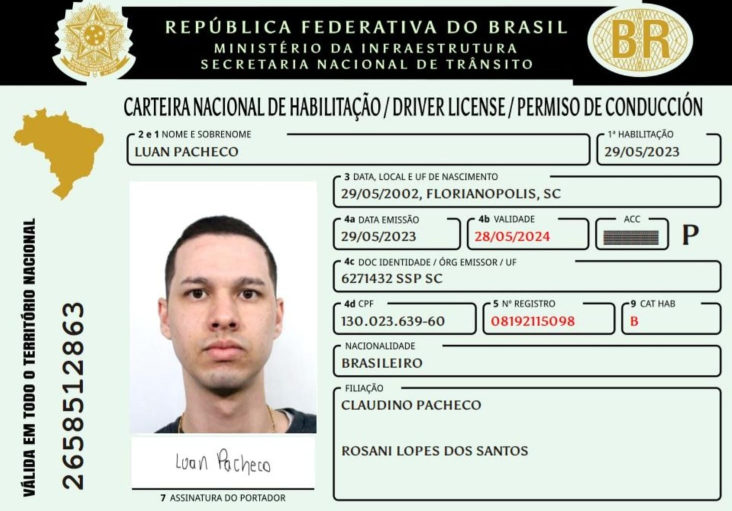
#> input picture BACKEND/data/images/cnh2.jpeg, 1464 x 1021 px, found by its file name (shown at 1/2 size)
$ python main.py
#> lines starting #> are read from the running program, lines starting #| are printed output that depends on the picture; after the words box and inside, x2 and y2 are one past the last pixel; in counts of white or black regions, pixels touching at a corner belong together
### functions/ultilitarios.py
import cv2
import re
import pytesseract

# [33 lines left out: functions mostrar_imagem, filtrar_data_cpf, not called in this run]

def extrair_dados_documento(imagem):
    # Carregar a imagem do documento
#> called with imagem = './/data//images//cnh2.jpeg'
    imagem_documento = cv2.imread(imagem)
#> imagem_documento is the input picture: shape (1021, 1464, 3); mean B, G, R 187.3, 196.4, 191.4

    # Converter a imagem colorida para escala de cinza
    cinza = cv2.cvtColor(imagem_documento, cv2.COLOR_BGR2GRAY)
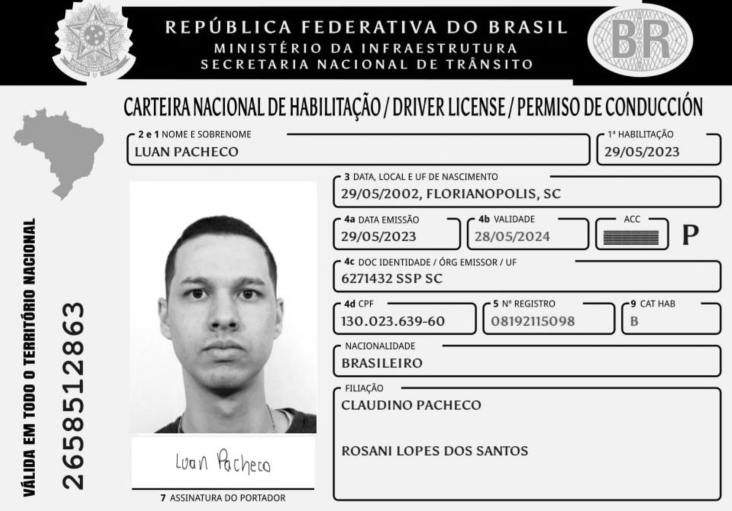
#> cinza: shape (1021, 1464) (shown at 1/2 size); min 0, max 255, mean 193.8
    #mostrar_imagem(cinza, titulo='Imagem em Escala de Cinza')

    # Aplicar limiarização usando o método de Otsu
    limiar = cv2.threshold(cinza, 0, 255, cv2.THRESH_BINARY + cv2.THRESH_OTSU)[1]
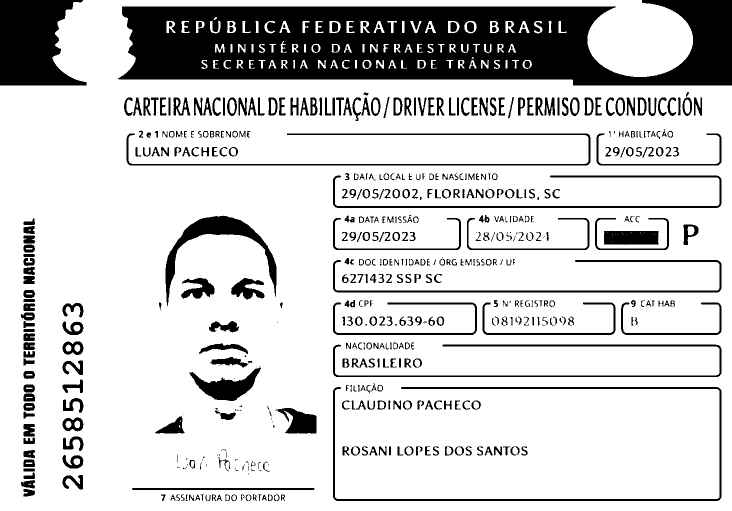
#> limiar: shape (1021, 1464) (shown at 1/2 size); 80.8% white; 578 black regions (90 under 20 px), largest, box (x1, y1, x2, y2) and area: (235, 0, 1464, 171) 144497, (0, 0, 173, 171) 21578, (331, 431, 553, 613) 7519
    #mostrar_imagem(limiar, titulo='Imagem apos Limiarizacao de Otsu')

    # Aplicar limiarização adaptativa usando o método Gaussiano
    umbral = cv2.adaptiveThreshold(limiar, 255, cv2.ADAPTIVE_THRESH_GAUSSIAN_C, cv2.THRESH_BINARY, 55, 25)
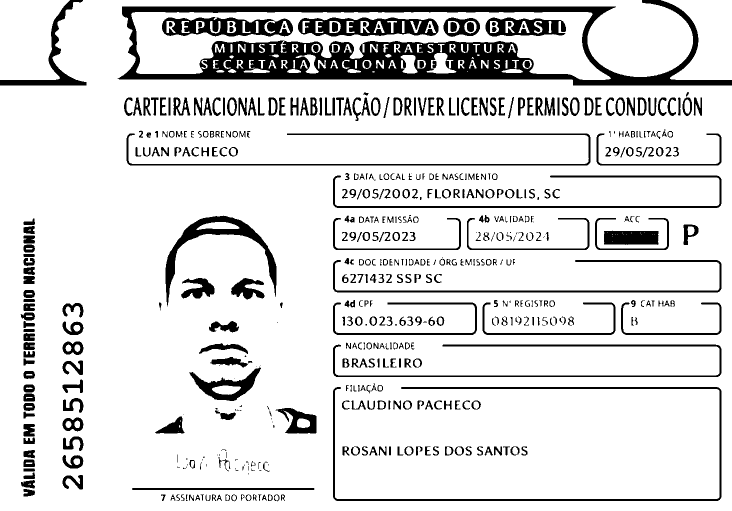
#> umbral: shape (1021, 1464) (shown at 1/2 size); 86.6% white; 583 black regions (90 under 20 px), largest, box (x1, y1, x2, y2) and area: (235, 0, 1464, 171) 60583, (666, 774, 1443, 1002) 7427, (596, 35, 877, 73) 6635
    #mostrar_imagem(umbral, titulo='Imagem após Limiarizacao Adaptativa')

    # Realizar OCR na imagem para extrair texto
    config = "--psm 4"
    texto_extraido = pytesseract.image_to_string(umbral, config=config, lang="por")
    #print(texto_extraido)

    linhas = texto_extraido.split('\n')
    #coment

# Procurar pela linha que contém o campo "Nome e Sobrenome"
    linha_procurada = "2 e 1 NOME E SOBRENOME"
    linha_procurada2 = "— NOME"
    data_procurada = "3 DATA, LOCAL E UF DE NASCIMENTO"
    nome_primeira_habilitacao = None
    data_nascimento = None
    cidade = None
    estado = None

    for linha in linhas:
        if linha_procurada in linha:
        # A próxima linha deve conter o nome desejado
            indice = linhas.index(linha) + 1
            nome_primeira_habilitacao = linhas[indice].split('|')
            print(nome_primeira_habilitacao)
            break
        elif linha_procurada2 in linha:
        # A próxima linha deve conter o nome desejado
            indice = linhas.index(linha) + 1
            nome_primeira_habilitacao = linhas[indice].split("| E")
            break

    for linha in linhas:
        if data_procurada in linha:
        # A próxima linha deve conter o nome desejado
            indice_data = linhas.index(linha) + 1
            dados = linhas[indice_data].split(",")
            data_nascimento = str(dados[0]).replace("|", "")
            cidade = str(dados[1]).replace("|", "")
            estado = str(dados[2]).replace("|", "")
            break

    datas, cpf_cliente, dt_venc = filtrar_data_cpf(texto_extraido)

    return {
        'nome': nome_primeira_habilitacao[0].strip("|") if (nome_primeira_habilitacao is not None) else '',
        'primeiraHabilitacao': nome_primeira_habilitacao[1] if (nome_primeira_habilitacao is not None) else '',
        'cpf': cpf_cliente,
        'nascimento': data_nascimento if (data_nascimento is not None) else 'Carteira sem Data de Nascimento',
        'cidadeNascimento': cidade if (cidade is not None) else 'Cidade não encontrada',
        'estadoNascimento': estado if (estado is not None) else 'Estado não encontrado',
        #'dtVencimentoCnh': datas[1] if dt_venc == None else dt_venc
    }

### main.py
# Importar os módulos necessários
from functions.ultilitarios import extrair_dados_documento
import pytesseract

def main():
    # Definir o caminho para o executável do Tesseract OCR
    pytesseract.pytesseract.tesseract_cmd = r'C:\Program Files\Tesseract-OCR\tesseract.exe'

    # Caminho da imagem
    #imagem_path = ".//data//images//cnh.jpg"
    imagem_path = ".//data//images//cnh2.jpeg"

    # Chamar a função para processar a imagem do documento
    dados_documento = extrair_dados_documento(imagem_path)

    #mostrar dados do documento
    print(dados_documento)

if __name__ == "__main__":
    main()
#> (the call stopped at in extrair_dados_documento, `texto_extraido = pytesseract.image_to_string(umbral, config=config, la..`: pytesseract is not available in this run)

$ run again, with BACKEND/data/images/cnhDigital2.jpg copied over BACKEND/data/images/cnh2.jpeg
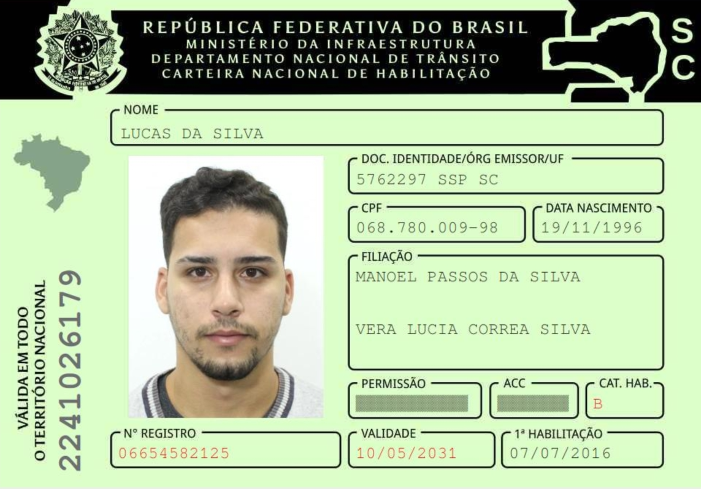
#> input picture BACKEND/data/images/cnhDigital2.jpg, 1401 x 977 px, found by its file name (shown at 1/2 size)
#> in extrair_dados_documento, imagem_documento is the input picture: shape (977, 1401, 3); mean B, G, R 158.5, 193.9, 174.4
#> in extrair_dados_documento, `limiar = cv2.threshold(cinza, 0, 255, cv2.THRESH_BINARY + cv2.THRESH_O..`:
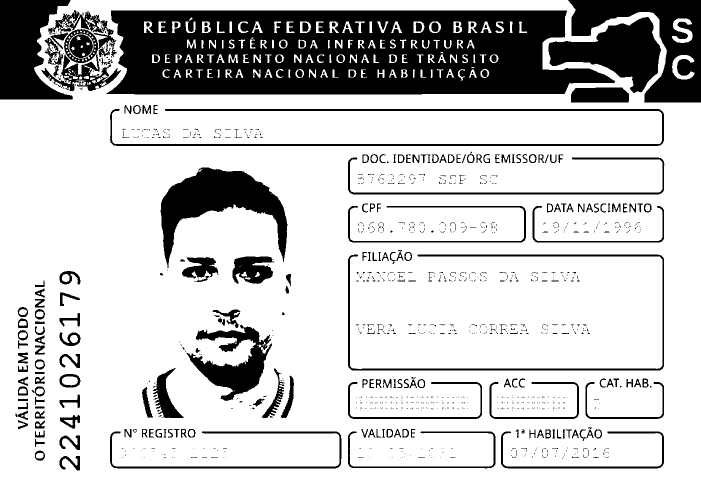
#> limiar: shape (977, 1401) (shown at 1/2 size); 77.6% white; 1312 black regions (1074 under 20 px), largest, box (x1, y1, x2, y2) and area: (213, 21, 1230, 189) 132461, (1136, 0, 1401, 205) 22666, (321, 335, 575, 536) 19977
#> in extrair_dados_documento, `umbral = cv2.adaptiveThreshold(limiar, 255, cv2.ADAPTIVE_THRESH_GAUSSI..`:
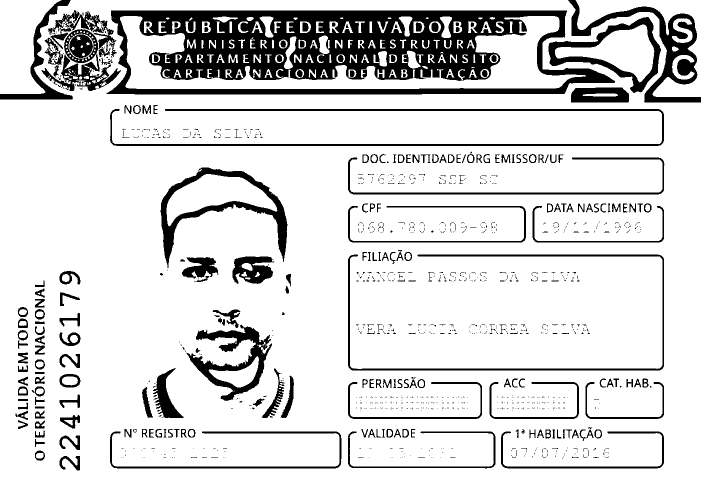
#> umbral: shape (977, 1401) (shown at 1/2 size); 84.4% white; 1312 black regions (1074 under 20 px), largest, box (x1, y1, x2, y2) and area: (213, 21, 1230, 189) 88982, (1136, 0, 1401, 205) 10927, (321, 335, 575, 536) 9230
